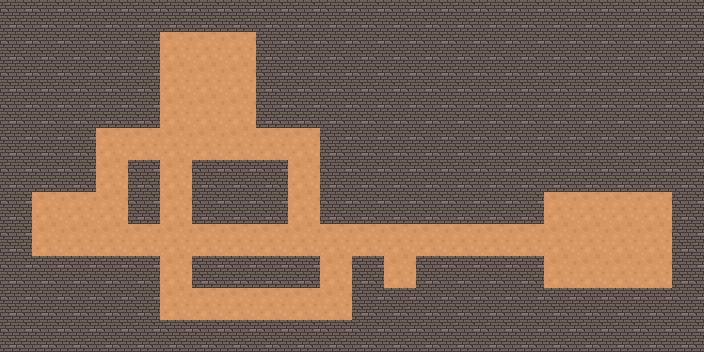

This is a level from a 2D game, rendered from its Tiled map with the project's own tilesets. A one-line summary and the complete map file follow:
An orthogonal 22x11 tile map with 32x32 px tiles, 1 tile layer (Прошарок плиток 1).

<map version="1.10" tiledversion="1.10.2" orientation="orthogonal" renderorder="left-up" width="22" height="11" tilewidth="32" tileheight="32" infinite="0" nextlayerid="2" nextobjectid="1">
 <tileset firstgid="1" source="Підлога.tsx" />
 <layer id="1" name="Прошарок плиток 1" width="22" height="11">
  <data encoding="csv">
2,2,2,2,2,2,2,2,2,2,2,2,2,2,2,2,2,2,2,2,2,2,
2,2,2,2,2,1,1,1,2,2,2,2,2,2,2,2,2,2,2,2,2,2,
2,2,2,2,2,1,1,1,2,2,2,2,2,2,2,2,2,2,2,2,2,2,
2,2,2,2,2,1,1,1,2,2,2,2,2,2,2,2,2,2,2,2,2,2,
2,2,2,1,1,1,1,1,1,1,2,2,2,2,2,2,2,2,2,2,2,2,
2,2,2,1,2,1,2,2,2,1,2,2,2,2,2,2,2,2,2,2,2,2,
2,1,1,1,2,1,2,2,2,1,2,2,2,2,2,2,2,1,1,1,1,2,
2,1,1,1,1,1,1,1,1,1,1,1,1,1,1,1,1,1,1,1,1,2,
2,2,2,2,2,1,2,2,2,2,1,2,1,2,2,2,2,1,1,1,1,2,
2,2,2,2,2,1,1,1,1,1,1,2,2,2,2,2,2,2,2,2,2,2,
2,2,2,2,2,2,2,2,2,2,2,2,2,2,2,2,2,2,2,2,2,2
</data>
 </layer>
</map>
